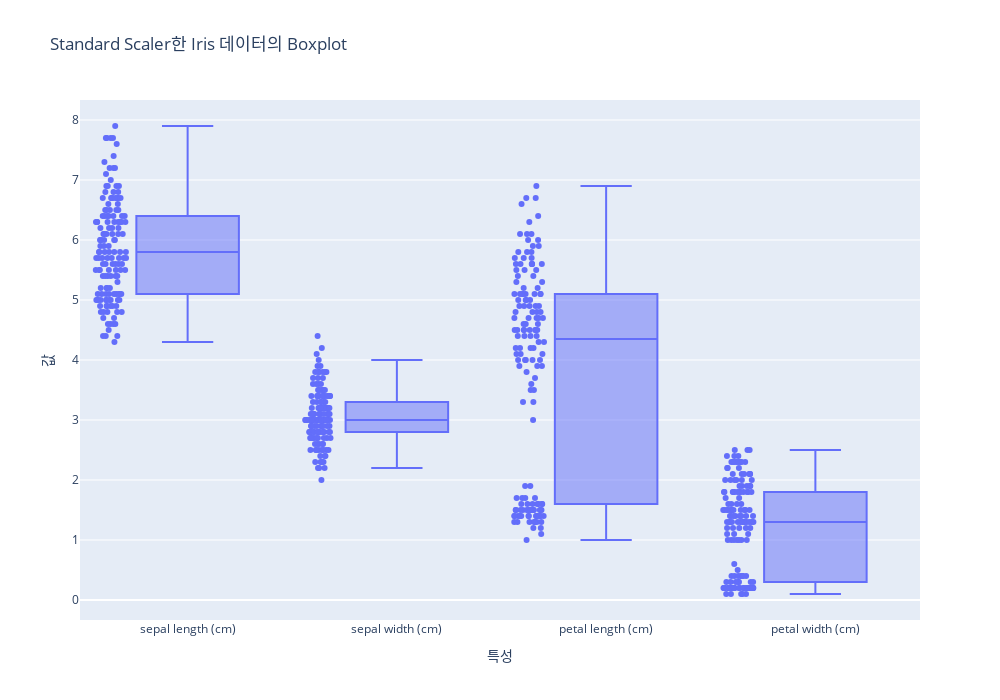

Write notebook code for a chart like this one.
### Code cell
fig = px.box(iris_df, title="Standard Scaler한 Iris 데이터의 Boxplot",
                 labels=dict(variable="특성", value="값"), points='all', height=700, width=1000)
fig.update_layout(yaxis_title="값", xaxis_title="특성", title="Standard Scaler한 Iris 데이터의 Boxplot")
fig.show()

### Figure 1 — Plotly figure (JSON) as saved in the notebook; plotly's stock layout.template omitted (floating-point values rounded to 4 significant figures; data arrays with more than 128 entries replaced by an {"elided": "..."} marker saying what was removed)
{"data": [{"alignmentgroup": "True", "boxpoints": "all", "hovertemplate": "특성=%{x}<br>값=%{y}<extra></extra>", "legendgroup": "", "marker": {"color": "#636efa"}, "name": "", "notched": false, "offsetgroup": "", "orientation": "v", "showlegend": false, "type": "box", "x": {"elided": "600 str values"}, "x0": " ", "xaxis": "x", "y": {"elided": "600 float values"}, "y0": " ", "yaxis": "y"}], "layout": {"boxmode": "group", "height": 700, "legend": {"tracegroupgap": 0}, "title": {"text": "Standard Scaler한 Iris 데이터의 Boxplot"}, "width": 1000, "xaxis": {"anchor": "y", "domain": [0, 1], "title": {"text": "특성"}}, "yaxis": {"anchor": "x", "domain": [0, 1], "title": {"text": "값"}}}}
